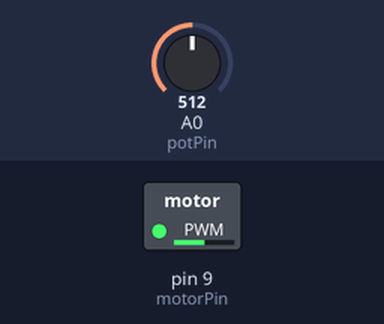
A sketch run on a simulated Arduino Uno, built with avr-gcc and run on an emulated ATmega328P. Shown: switched loads named in the sketch (green lamp = pin HIGH). The test bench sets the inputs (shaded band); at power-on: A0 (potPin) = 512. What the sketch prints to the serial monitor is not drawn.

Above: at 1.2 s.
1.3 s: A0 (potPin) set to 122
At 1.6 s:
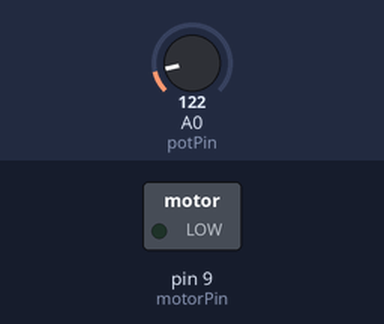
2.8 s: A0 (potPin) set to 186
5.8 s: A0 (potPin) set to 210
At 6.6 s:
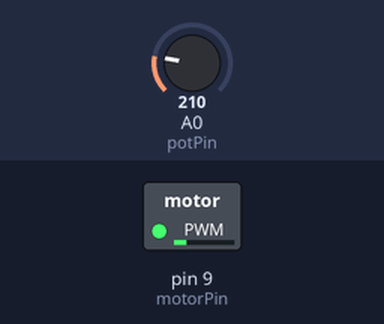
7.3 s: A0 (potPin) set to 716
At 7.9 s:
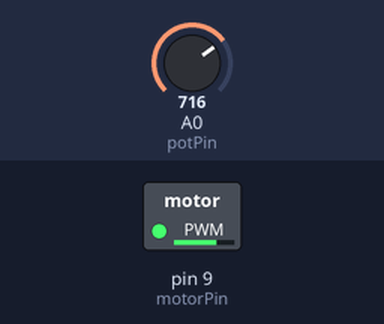
8.8 s: A0 (potPin) set to 900
At 10.0 s:
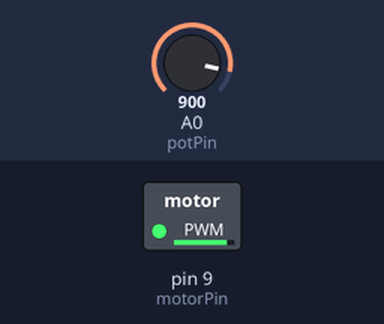
10.3 s: A0 (potPin) set to 0
At 11.6 s:
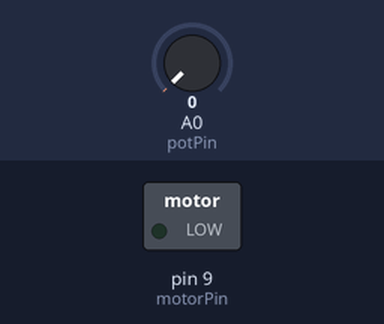
Timing chart, 0 to 12.8 s (numbered marks = the images above; inputs shaded):
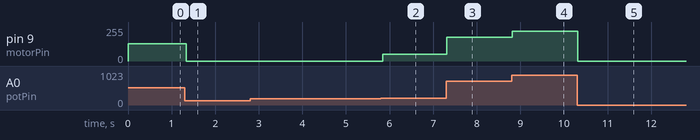

The sketch:

stepless_speed_intelligent_fan.ino
```cpp
int potPin = A0;      // 电位器连接在 A0
int motorPin = 9;     // 控制马达的 PWM 信号连接在 9 号引脚

void setup() {
  // 设置马达控制引脚为输出模式
  pinMode(motorPin, OUTPUT);
  Serial.begin(9600); // 开启串口监视器查看数据
}

void loop() {
  // 1. 读取电位器的值 (0 到 1023)
  int potValue = analogRead(potPin);

  // 2. 将 0-1023 的数值等比例缩小到 0-255，作为 PWM 的调速值
  int speed = potValue / 4;

  // 3. 有些马达在极低电压下（比如 speed 小于 50）带不动风扇叶，会发出嗡嗡声
  // 我们可以加一个简单的判断：如果转速太低，干脆让它停下
  if (speed < 50) {
    speed = 0;
  }

  // 4. 将计算好的速度值输出给马达驱动
  analogWrite(motorPin, speed);

  // 5. 打印当前数值到屏幕上
  Serial.print("电位器输入: ");
  Serial.print(potValue);
  Serial.print("  |  电机输出速度: ");
  Serial.println(speed);

  delay(50); // 短暂延时，保持系统稳定运行
}
```

Measured:
- the behaviour switches between 199 and 200 on A0 (potPin) (found by bisection; images 1 and 2)
- after the input at 1.3 s, pin 9 (motorPin): 128/255 → 0/255 at once
- after the input at 2.8 s, every drawn part: stays the same
- after the input at 5.8 s, pin 9 (motorPin): 0/255 → 52/255 after 0.05 s
- after the input at 7.3 s, pin 9 (motorPin): 52/255 → 179/255 at once
- after the input at 8.8 s, pin 9 (motorPin): 179/255 → 225/255 at once
- after the input at 10.3 s, pin 9 (motorPin): 225/255 → 0/255 at once
